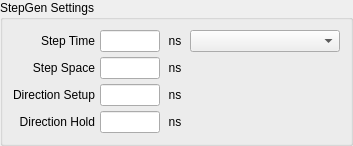
             <widget class="QGroupBox" name="groupBox_4">
              <property name="styleSheet">
               <string notr="true"/>
              </property>
              <property name="title">
               <string>StepGen Settings</string>
              </property>
              <layout class="QGridLayout" name="gridLayout_5">
               <property name="leftMargin">
                <number>10</number>
               </property>
               <property name="topMargin">
                <number>10</number>
               </property>
               <property name="rightMargin">
                <number>10</number>
               </property>
               <property name="bottomMargin">
                <number>10</number>
               </property>
               <property name="spacing">
                <number>5</number>
               </property>
               <item row="0" column="0">
                <widget class="QLabel" name="label_44">
                 <property name="text">
                  <string>Step Time</string>
                 </property>
                 <property name="alignment">
                  <set>Qt::AlignRight|Qt::AlignTrailing|Qt::AlignVCenter</set>
                 </property>
                </widget>
               </item>
               <item row="0" column="2">
                <widget class="QLabel" name="label_110">
                 <property name="minimumSize">
                  <size>
                   <width>20</width>
                   <height>0</height>
                  </size>
                 </property>
                 <property name="maximumSize">
                  <size>
                   <width>20</width>
                   <height>16777215</height>
                  </size>
                 </property>
                 <property name="text">
                  <string>ns</string>
                 </property>
                 <property name="alignment">
                  <set>Qt::AlignCenter</set>
                 </property>
                </widget>
               </item>
               <item row="1" column="0">
                <widget class="QLabel" name="label_47">
                 <property name="text">
                  <string>Step Space</string>
                 </property>
                 <property name="alignment">
                  <set>Qt::AlignRight|Qt::AlignTrailing|Qt::AlignVCenter</set>
                 </property>
                </widget>
               </item>
               <item row="1" column="2">
                <widget class="QLabel" name="label_102">
                 <property name="minimumSize">
                  <size>
                   <width>20</width>
                   <height>0</height>
                  </size>
                 </property>
                 <property name="maximumSize">
                  <size>
                   <width>20</width>
                   <height>16777215</height>
                  </size>
                 </property>
                 <property name="text">
                  <string>ns</string>
                 </property>
                 <property name="alignment">
                  <set>Qt::AlignCenter</set>
                 </property>
                </widget>
               </item>
               <item row="2" column="0">
                <widget class="QLabel" name="label_48">
                 <property name="text">
                  <string>Direction Setup</string>
                 </property>
                 <property name="alignment">
                  <set>Qt::AlignRight|Qt::AlignTrailing|Qt::AlignVCenter</set>
                 </property>
                </widget>
               </item>
               <item row="2" column="2">
                <widget class="QLabel" name="label_108">
                 <property name="minimumSize">
                  <size>
                   <width>20</width>
                   <height>0</height>
                  </size>
                 </property>
                 <property name="maximumSize">
                  <size>
                   <width>20</width>
                   <height>16777215</height>
                  </size>
                 </property>
                 <property name="text">
                  <string>ns</string>
                 </property>
                 <property name="alignment">
                  <set>Qt::AlignCenter</set>
                 </property>
                </widget>
               </item>
               <item row="3" column="0">
                <widget class="QLabel" name="label_49">
                 <property name="text">
                  <string>Direction Hold</string>
                 </property>
                 <property name="alignment">
                  <set>Qt::AlignRight|Qt::AlignTrailing|Qt::AlignVCenter</set>
                 </property>
                </widget>
               </item>
               <item row="3" column="2">
                <widget class="QLabel" name="label_109">
                 <property name="minimumSize">
                  <size>
                   <width>20</width>
                   <height>0</height>
                  </size>
                 </property>
                 <property name="maximumSize">
                  <size>
                   <width>20</width>
                   <height>16777215</height>
                  </size>
                 </property>
                 <property name="text">
                  <string>ns</string>
                 </property>
                 <property name="alignment">
                  <set>Qt::AlignCenter</set>
                 </property>
                </widget>
               </item>
               <item row="0" column="3">
                <widget class="QComboBox" name="driveCB_0">
                 <property name="sizePolicy">
                  <sizepolicy hsizetype="Preferred" vsizetype="Fixed">
                   <horstretch>0</horstretch>
                   <verstretch>0</verstretch>
                  </sizepolicy>
                 </property>
                 <property name="minimumSize">
                  <size>
                   <width>150</width>
                   <height>0</height>
                  </size>
                 </property>
                </widget>
               </item>
               <item row="2" column="1">
                <widget class="QLineEdit" name="dirSetup_0">
                 <property name="sizePolicy">
                  <sizepolicy hsizetype="Minimum" vsizetype="Fixed">
                   <horstretch>0</horstretch>
                   <verstretch>0</verstretch>
                  </sizepolicy>
                 </property>
                 <property name="minimumSize">
                  <size>
                   <width>0</width>
                   <height>0</height>
                  </size>
                 </property>
                 <property name="maximumSize">
                  <size>
                   <width>60</width>
                   <height>16777215</height>
                  </size>
                 </property>
                 <property name="text">
                  <string/>
                 </property>
                 <property name="alignment">
                  <set>Qt::AlignRight|Qt::AlignTrailing|Qt::AlignVCenter</set>
                 </property>
                </widget>
               </item>
               <item row="3" column="1">
                <widget class="QLineEdit" name="dirHold_0">
                 <property name="sizePolicy">
                  <sizepolicy hsizetype="Minimum" vsizetype="Fixed">
                   <horstretch>0</horstretch>
                   <verstretch>0</verstretch>
                  </sizepolicy>
                 </property>
                 <property name="minimumSize">
                  <size>
                   <width>0</width>
                   <height>0</height>
                  </size>
                 </property>
                 <property name="maximumSize">
                  <size>
                   <width>60</width>
                   <height>16777215</height>
                  </size>
                 </property>
                 <property name="text">
                  <string/>
                 </property>
                 <property name="alignment">
                  <set>Qt::AlignRight|Qt::AlignTrailing|Qt::AlignVCenter</set>
                 </property>
                </widget>
               </item>
               <item row="1" column="1">
                <widget class="QLineEdit" name="stepSpace_0">
                 <property name="sizePolicy">
                  <sizepolicy hsizetype="Minimum" vsizetype="Fixed">
                   <horstretch>0</horstretch>
                   <verstretch>0</verstretch>
                  </sizepolicy>
                 </property>
                 <property name="minimumSize">
                  <size>
                   <width>0</width>
                   <height>0</height>
                  </size>
                 </property>
                 <property name="maximumSize">
                  <size>
                   <width>60</width>
                   <height>16777215</height>
                  </size>
                 </property>
                 <property name="text">
                  <string/>
                 </property>
                 <property name="alignment">
                  <set>Qt::AlignRight|Qt::AlignTrailing|Qt::AlignVCenter</set>
                 </property>
                </widget>
               </item>
               <item row="0" column="1">
                <widget class="QLineEdit" name="stepTime_0">
                 <property name="sizePolicy">
                  <sizepolicy hsizetype="Minimum" vsizetype="Fixed">
                   <horstretch>0</horstretch>
                   <verstretch>0</verstretch>
                  </sizepolicy>
                 </property>
                 <property name="minimumSize">
                  <size>
                   <width>0</width>
                   <height>0</height>
                  </size>
                 </property>
                 <property name="maximumSize">
                  <size>
                   <width>60</width>
                   <height>16777215</height>
                  </size>
                 </property>
                 <property name="inputMask">
                  <string/>
                 </property>
                 <property name="text">
                  <string/>
                 </property>
                 <property name="alignment">
                  <set>Qt::AlignRight|Qt::AlignTrailing|Qt::AlignVCenter</set>
                 </property>
                </widget>
               </item>
              </layout>
             </widget>
